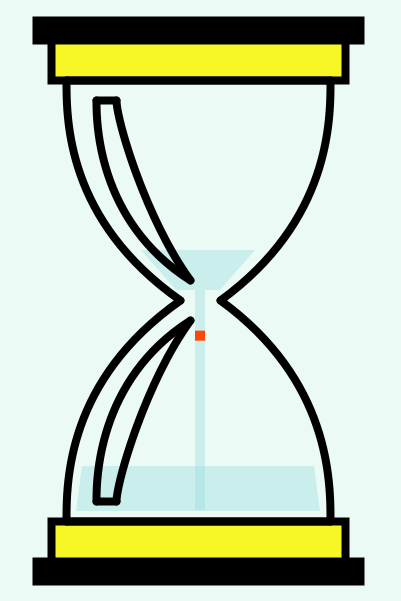
Frame 1 (no input)
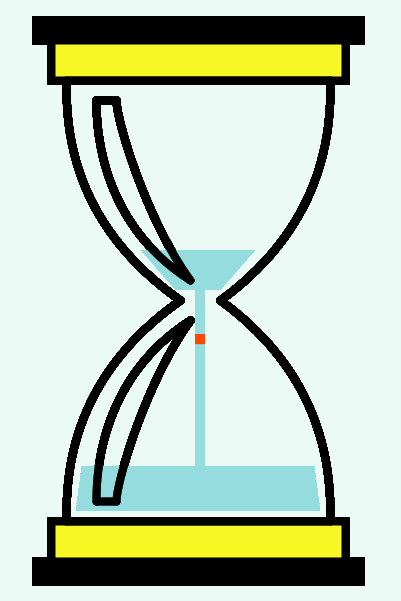
Frame 60 (the mouse pressed at the canvas centre just before this capture)
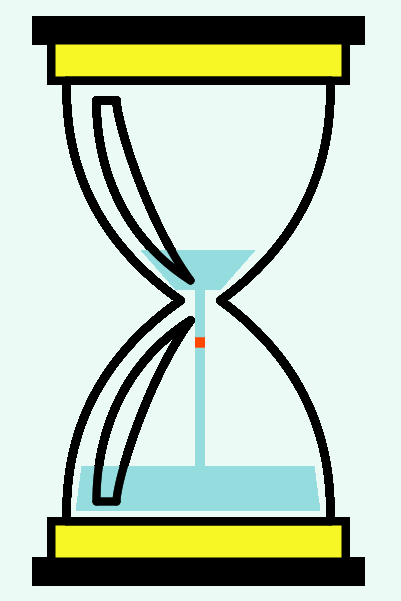
Frame 120 (the mouse held since frame 60 and released just before this capture)

The Processing sketch that drew these frames (run headless with seeded random() and noise(); from frame 60 on, the mouse is pressed at the canvas centre):

// Processing sketch: hanna_sandglass
// ── hanna_sandglass.pde
//Sadnglass : It takes 60 second for orange rect to get down, and  blue sand will uprise per minute.
void setup(){

  background(235, 250, 245);
  size(401, 601);
  smooth();
  
}

void draw() {

  fill(0);
  stroke(0);
  strokeWeight(8);
  rect(width/6-30, 20, width/6*4+60, 20); // top, long rect
  rect(width/6-30, height-40, width/6*4+60, 20); // bottom, long rect
  
  fill(247,247,37);
  rect(width/6-15, 40, width/6*4+30, 40); // top, short rect
  rect(width/6-15, height-80, width/6*4+30, 40); // bottom, short rect
  
  
  noFill();
  strokeWeight(8);
  int i=height-80;
  line(width/6,80,width/6*5, 80);
  bezier(width/6,80, width/6, 120, width/6, 220, 180, 300);
  bezier(width/6*5, 80, width/6*5, 120, width/6*5, 220, 220, 300);
  line(width/6, i, width/6*5, i);
  bezier(width/6, i, width/6, i-40, width/6, 380, 180, 300);
  bezier(width/6*5, i, width/6*5, i-40, width/6*5, 380, 220, 300);
  
  // top, bottom shape of sandglass useing bezier curve




  noStroke();
  int s = second();  
  int m = minute(); 

  fill(148, 220, 222, 100); 
  quad(width/6+75, 250, (width/6)*5-75,250, (width/6)*5-110, 290, width/6+110,290);// upper
  quad(width/6+10+(0.2*m),height-90-m*1.5, (width/6)*5-10-(0.2*m), height-90-m*1.5, (width/6)*5-10, height-90, width/6+10, height-90);

  fill(148, 220, 222,100);
  rect(195, 290, 10, 220);
  // sand in the sandglass
  
  
  fill(255,70,3);
  rect(195, map(s, 0, 59, 300, height-100), 10, 10 );
  // oragne rect timer, which takes 60s to get down

  noFill();
  strokeWeight(8);
  stroke(0);
  beginShape();
  bezier(width/6+30,100, width/6+30, 120, width/6+30, 220, 180+10, 280);
  bezier(width/6+50, 100, width/6+50, 120, width/6+80, 220, 180+10, 280);
  line(width/6+30,100,width/6+50, 100); 
  endShape(CLOSE);

   beginShape();
   bezier(width/6+30,height-100, width/6+30, height-120, width/6+30, 380, 180+10, 320);
   bezier(width/6+50, height-100, width/6+50, height-120, width/6+80, 380, 180+10, 320);
   line(width/6+30,height-100,width/6+50,height-100); 
   endShape(CLOSE);
   //Highlight
   //*question ? : How can I close the shape? would like to fill the shape.... !

}
